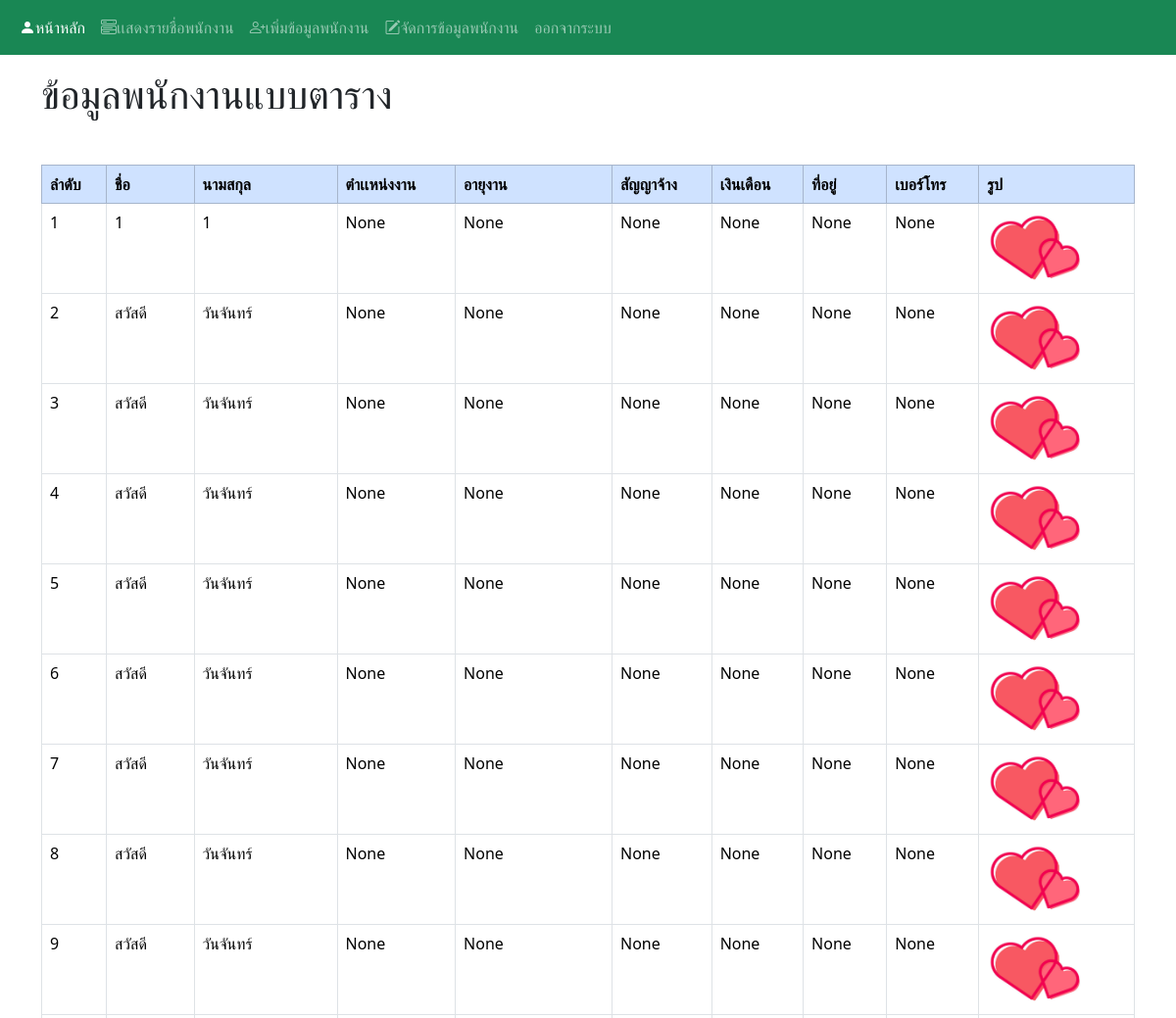
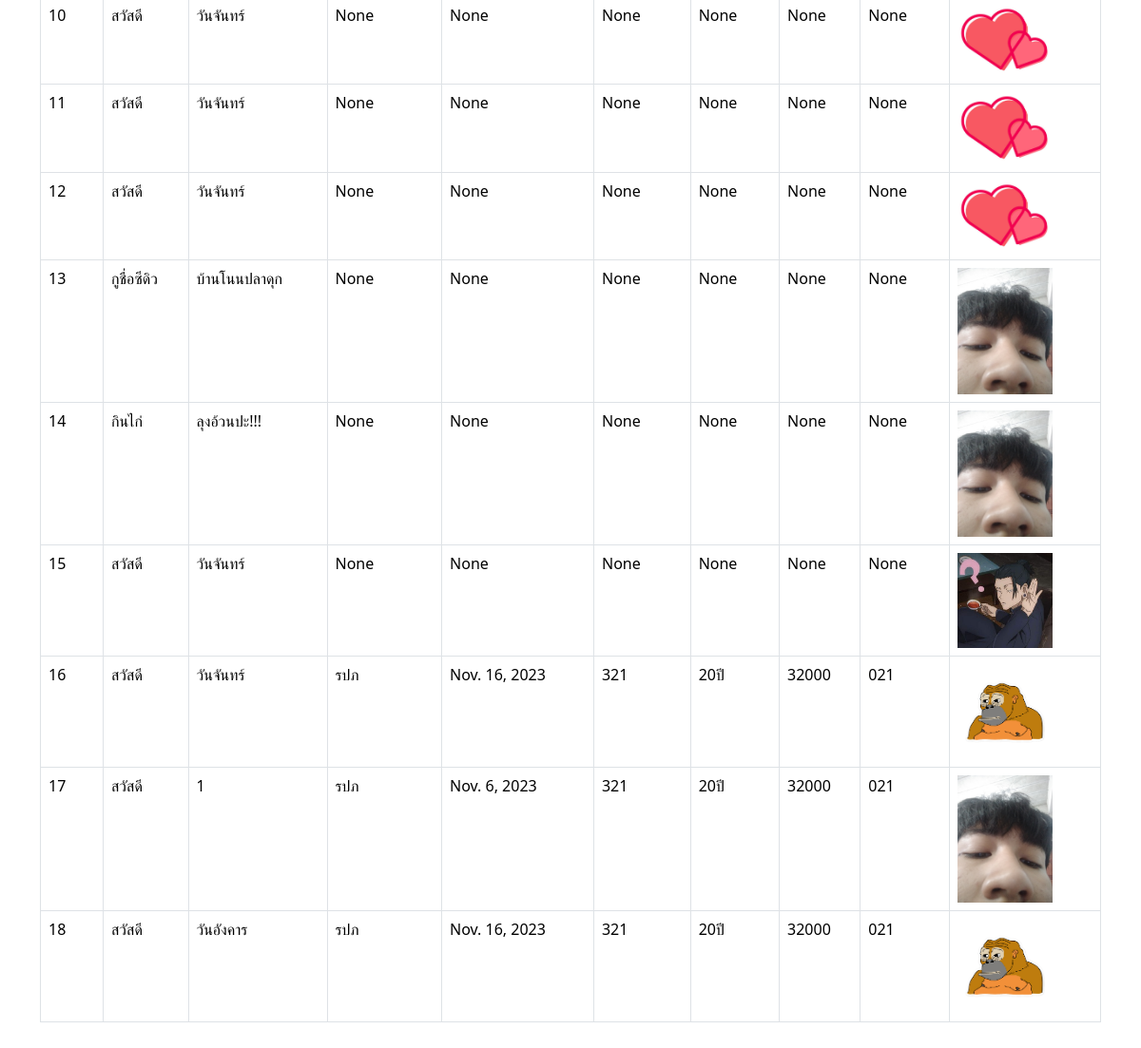
The page /list (signed in) on the database its author committed (2 pictures, top to bottom).
### hr_app/models.py (models this page shows, shortened)
class Person(models.Model):
    P_id = models.AutoField(primary_key=True)
    p_firstname = models.CharField(max_length=50,null=True)
    p_lastname = models.CharField(max_length=50,null=True)
    p_position = models.CharField(max_length=50,null=True)
    p_local = models.CharField(max_length=50,null=True)
    p_number = models.CharField(max_length=50,null=True)
    p_work = models.DateField(null=True)
    p_contract = models.CharField(max_length=50,null=True)
    p_salary = models.CharField(max_length=50,null=True)
    p_picture = models.ImageField(upload_to='profile_pictures/')

### hr_app/views.py (the view)
# urls.py: path('list',views.list),
@login_required(login_url="/login")
def list(request): #ชื่อฟังชั่น
    person_qry = Person.objects.all()
    context = {'person':person_qry}
    return render(request,'list.html',context) #ชื่อไฟล์ที่จะแสดง

### hr_app/templates/list.html
{% extends "base.html" %}
{% block content %}
<div class="container mt-3">
  <h1>ข้อมูลพนักงานแบบตาราง</h1>
  <table class="table  table-bordered my-5 ">
    <thead>
      <tr class="table-primary">
        <th>ลําดับ</th>
        <th>ชื่อ</th>
        <th>นามสกุล</th>
        <th>ตําเเหน่งงาน</th>
        <th>อายุงาน</th>
        <th>สัญญาจ้าง</th>
        <th>เงินเดือน</th>
        <th>ที่อยู่</th>
        <th>เบอร์โทร</th>
        <th>รูป</th>
      </tr>
      </thead>
     <tbody>
      {% for  i in person %}
     <tr>
      <td>{{i.P_id}}</td>
      <td>{{i.p_firstname}}</td>
      <td>{{i.p_lastname}}</td>
      <td>{{i.p_position}}</td>
      <td>{{i.p_work}}</td>
      <td>{{i.p_local}}</td>
      <td>{{i.p_contract}}</td>
      <td>{{i.p_salary}}</td>
      <td>{{i.p_number}}</td>
      <td><img src ="{{i.p_picture.url}}"width="100"></td>
     </tr>
     {% endfor %}
    </tbody>
  </table>
</div>
{% endblock %}

### hr_app/templates/base.html (shortened to what this page needs)
{% load static %}
<html>
<head>
    {% load bootstrap5 %}
    {% bootstrap_css %}
    <link rel="stylesheet" href="https://cdn.jsdelivr.net/npm/bootstrap-icons@1.11.1/font/bootstrap-icons.css">
</head>
<body>
    <nav class="navbar navbar-expand-sm bg-success navbar-dark">
        <div class="container-fluid">
          <ul class="navbar-nav">
            <li class="nav-item">
              <a class="nav-link active" href="/"><i class="bi bi-person-fill"></i>หน้าหลัก</a>
            <li class="nav-item">
              <a class="nav-link" href="list"><i class="bi bi-menu-button-wide"></i>เเสดงรายชื่อพนักงาน</a>
            </li>
            <li class="nav-item">
              <a class="nav-link" href="addemp"><i class="bi bi-person-plus"></i>เพิ่มข้อมูลพนักงาน</a>
            </li>
            <li class="nav-item">
              <a class="nav-link " href="manage"><i class="bi bi-pencil-square"></i>จัดการข้อมูลพนักงาน</a>
            </li>
            {% if user.is_authenticated%}
            <li class="nav-item">
              <a class="nav-link" href="logout">ออกจากระบบ</a>
            </li>
            {%else%}
            <li class="nav-item">
              <a class="nav-link " href="login"><i class="bi bi-box-arrow-in-right"></i>เข้าสู่ระบบ</a>
            </li>
            {%endif%}
          </ul>
        </div>
      </nav>
      {% block content %}{% endblock  %}
</body>
</html>

### rows shown on the page
Person: P_id "1", p_firstname "1", p_lastname "1", p_position "None", p_work "None", p_local "None", p_contract "None", p_salary "None", p_number "None", p_picture (picture)
Person: P_id "2", p_firstname "สวัสดี", p_lastname "วันจันทร์", p_position "None", p_work "None", p_local "None", p_contract "None", p_salary "None", p_number "None", p_picture (picture)
Person: P_id "3", p_firstname "สวัสดี", p_lastname "วันจันทร์", p_position "None", p_work "None", p_local "None", p_contract "None", p_salary "None", p_number "None", p_picture (picture)
Person: P_id "4", p_firstname "สวัสดี", p_lastname "วันจันทร์", p_position "None", p_work "None", p_local "None", p_contract "None", p_salary "None", p_number "None", p_picture (picture)
Person: P_id "5", p_firstname "สวัสดี", p_lastname "วันจันทร์", p_position "None", p_work "None", p_local "None", p_contract "None", p_salary "None", p_number "None", p_picture (picture)
Person: P_id "6", p_firstname "สวัสดี", p_lastname "วันจันทร์", p_position "None", p_work "None", p_local "None", p_contract "None", p_salary "None", p_number "None", p_picture (picture)
Person: P_id "7", p_firstname "สวัสดี", p_lastname "วันจันทร์", p_position "None", p_work "None", p_local "None", p_contract "None", p_salary "None", p_number "None", p_picture (picture)
Person: P_id "8", p_firstname "สวัสดี", p_lastname "วันจันทร์", p_position "None", p_work "None", p_local "None", p_contract "None", p_salary "None", p_number "None", p_picture (picture)
Person: P_id "9", p_firstname "สวัสดี", p_lastname "วันจันทร์", p_position "None", p_work "None", p_local "None", p_contract "None", p_salary "None", p_number "None", p_picture (picture)
Person: P_id "10", p_firstname "สวัสดี", p_lastname "วันจันทร์", p_position "None", p_work "None", p_local "None", p_contract "None", p_salary "None", p_number "None", p_picture (picture)
Person: P_id "11", p_firstname "สวัสดี", p_lastname "วันจันทร์", p_position "None", p_work "None", p_local "None", p_contract "None", p_salary "None", p_number "None", p_picture (picture)
Person: P_id "12", p_firstname "สวัสดี", p_lastname "วันจันทร์", p_position "None", p_work "None", p_local "None", p_contract "None", p_salary "None", p_number "None", p_picture (picture)
Person: P_id "13", p_firstname "กูชื่อซีดิว", p_lastname "บ้านโนนปลาดุก", p_position "None", p_work "None", p_local "None", p_contract "None", p_salary "None", p_number "None", p_picture (picture)
Person: P_id "14", p_firstname "กินไก่", p_lastname "ลุงอ้วนปะ!!!", p_position "None", p_work "None", p_local "None", p_contract "None", p_salary "None", p_number "None", p_picture (picture)
Person: P_id "15", p_firstname "สวัสดี", p_lastname "วันจันทร์", p_position "None", p_work "None", p_local "None", p_contract "None", p_salary "None", p_number "None", p_picture (picture)
Person: P_id "16", p_firstname "สวัสดี", p_lastname "วันจันทร์", p_position "รปภ", p_work "Nov. 16, 2023", p_local "321", p_contract "20ปี", p_salary "32000", p_number "021", p_picture (picture)
Person: P_id "17", p_firstname "สวัสดี", p_lastname "1", p_position "รปภ", p_work "Nov. 6, 2023", p_local "321", p_contract "20ปี", p_salary "32000", p_number "021", p_picture (picture)
Person: P_id "18", p_firstname "สวัสดี", p_lastname "วันอังคาร", p_position "รปภ", p_work "Nov. 16, 2023", p_local "321", p_contract "20ปี", p_salary "32000", p_number "021", p_picture (picture)
